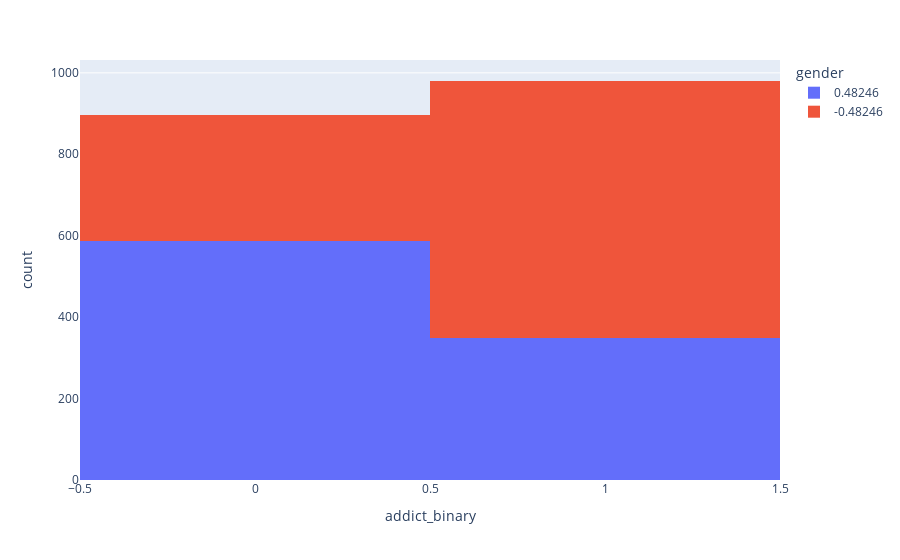

Here is the notebook cell this chart was saved with:
### Code cell
addict_hist = px.histogram(drugs, x = "addict_binary", color='gender')
addict_hist.show()

### Figure 1 — Plotly figure (JSON) as saved in the notebook; plotly's stock layout.template omitted (floating-point values rounded to 4 significant figures; data arrays with more than 128 entries replaced by an {"elided": "..."} marker saying what was removed)
{"data": [{"alignmentgroup": "True", "bingroup": "x", "hovertemplate": "gender=0.48246<br>addict_binary=%{x}<br>count=%{y}<extra></extra>", "legendgroup": "0.48246", "marker": {"color": "#636efa"}, "name": "0.48246", "offsetgroup": "0.48246", "orientation": "v", "showlegend": true, "type": "histogram", "x": {"elided": "937 int values"}, "xaxis": "x", "yaxis": "y"}, {"alignmentgroup": "True", "bingroup": "x", "hovertemplate": "gender=-0.48246<br>addict_binary=%{x}<br>count=%{y}<extra></extra>", "legendgroup": "-0.48246", "marker": {"color": "#EF553B"}, "name": "-0.48246", "offsetgroup": "-0.48246", "orientation": "v", "showlegend": true, "type": "histogram", "x": {"elided": "940 int values"}, "xaxis": "x", "yaxis": "y"}], "layout": {"autosize": true, "barmode": "relative", "legend": {"title": {"text": "gender"}, "tracegroupgap": 0}, "margin": {"t": 60}, "xaxis": {"anchor": "y", "autorange": true, "domain": [0, 1], "range": [-0.5, 1.5], "title": {"text": "addict_binary"}, "type": "linear"}, "yaxis": {"anchor": "x", "autorange": true, "domain": [0, 1], "range": [0, 1032.0], "title": {"text": "count"}}}}
